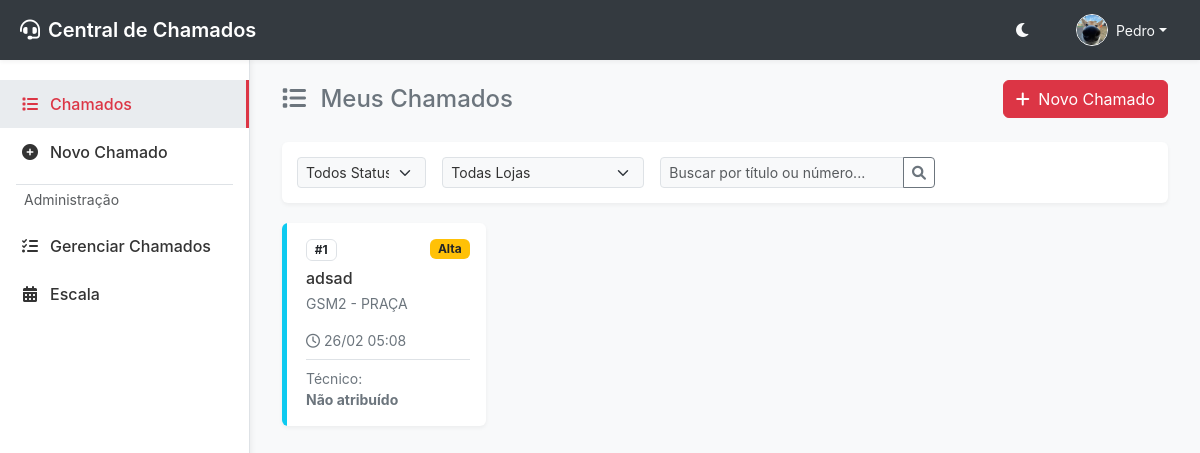
The page /chamados?exclude_closed=true (signed in) on the database its author committed.
### app/models.py (models this page shows, shortened)
class User(UserMixin, db.Model):
    __tablename__ = 'users'
    id = db.Column(db.Integer, primary_key=True)
    username = db.Column(db.String(64), index=True, unique=True, nullable=False)
    email = db.Column(db.String(120), index=True, unique=True, nullable=False)
    password_hash = db.Column(db.String(256))
    role = db.Column(db.String(20), default='user', index=True) # user, technician, admin, manager, supervisor
    is_technician = db.Column(db.Boolean, default=False, index=True) # Secondary flag to allow admins/managers to act as technicians
    department = db.Column(db.String(100), index=True)
    profile_image = db.Column(db.String(255))
    is_active = db.Column(db.Boolean, default=True, index=True)
    created_at = db.Column(db.DateTime, default=datetime.utcnow)

### app/modules/chamados/models.py (models this page shows, shortened)
class Ticket(db.Model):
    __tablename__ = 'tickets'
    id = db.Column(db.Integer, primary_key=True)
    title = db.Column(db.String(100), nullable=False)
    description = db.Column(db.Text, nullable=False)
    status = db.Column(db.String(20), default='novo', index=True) # novo, aberto, pendente, resolvido, fechado
    priority = db.Column(db.String(20), default='media', index=True) # baixa, media, alta, critica
    category = db.Column(db.String(50))
    created_at = db.Column(db.DateTime, default=datetime.utcnow, index=True)
    updated_at = db.Column(db.DateTime, default=datetime.utcnow, onupdate=datetime.utcnow)
    due_date = db.Column(db.DateTime, nullable=True)
    closed_at = db.Column(db.DateTime, nullable=True)
    additional_info = db.Column(db.Text, nullable=True)
    attachment = db.Column(db.String(255), nullable=True)
    requester_id = db.Column(db.Integer, db.ForeignKey('users.id'), nullable=False, index=True)
    technician_id = db.Column(db.Integer, db.ForeignKey('users.id'), nullable=True, index=True)
    store_id = db.Column(db.Integer, db.ForeignKey('stores.id'), nullable=True, index=True)
    requester = db.relationship('User', foreign_keys=[requester_id], backref='tickets_requested')
    technician = db.relationship('User', foreign_keys=[technician_id], backref='tickets_assigned')
    store = db.relationship('Store', backref='tickets')
    tags = db.relationship('Tag', secondary=ticket_tags, backref=db.backref('tickets', lazy='dynamic'))

### app/modules/lojas/models.py (models this page shows, shortened)
class Store(db.Model):
    __tablename__ = 'stores'
    id = db.Column(db.Integer, primary_key=True)
    name = db.Column(db.String(100), unique=True, nullable=False, index=True)
    cnpj = db.Column(db.String(20))
    address = db.Column(db.String(200))
    manager = db.Column(db.String(100))

### app/modules/chamados/routes.py (the view)
@chamados_bp.route('/chamados')
@login_required
def listar_chamados():
    exclude_closed = request.args.get('exclude_closed') == 'true'
    tickets = service.list_tickets(exclude_closed=exclude_closed)
    stores = service.get_all_stores()
    return render_template('chamados.html', tickets=tickets, stores=stores, active_page='chamados', exclude_closed=exclude_closed)

### app/modules/chamados/repository.py (called while the page is built)
    def find_all(self, filters=None):
        query = Ticket.query.options(
            db.joinedload(Ticket.store),
            db.joinedload(Ticket.technician),
            db.joinedload(Ticket.requester)
        )
        if filters:
            if 'department' in filters and filters['department']:
                query = query.join(User, Ticket.requester_id == User.id)\
                             .filter(User.department == filters['department'])
            if 'status' in filters and filters['status']:
                query = query.filter(Ticket.status == filters['status'])
            if filters.get('exclude_closed'):
                query = query.filter(Ticket.status.notin_(['resolvido', 'fechado', 'nao_resolvido']))
        return query.order_by(Ticket.created_at.desc()).all()

### app/modules/chamados/service.py (called while the page is built)
    def get_all_stores(self):
        from app.modules.lojas.models import Store
        from app.utils import natural_sort_key
        stores = Store.query.all()
        return sorted(stores, key=lambda x: natural_sort_key(x.name))

    def list_tickets(self, exclude_closed=False):
        filters = {}
        if exclude_closed:
            filters['exclude_closed'] = True
        return self.repository.find_all(filters)

### app/utils.py (called while the page is built)
def natural_sort_key(s):
    if not s:
        return []
    s = str(s).lower()
    return [int(text) if text.isdigit() else text for text in re.split('([0-9]+)', s)]

### app/templates/chamados.html (shortened to what this page needs)
{% extends "base.html" %}
{% block content %}
<div class="d-flex justify-content-between align-items-center mb-4 flex-wrap gap-2">
    <h4 class="mb-0 text-secondary">
        <i class="fas fa-list me-2"></i>
        Meus Chamados
    </h4>
    <div>
        <a href="{{ url_for('chamados.novo_chamado') }}" class="btn btn-primary"><i class="fas fa-plus me-1"></i> Novo Chamado</a>
    </div>
</div>
<div class="filter-bar">
    <form class="row g-3">
        <div class="col-md-2">
            <select class="form-select form-select-sm" aria-label="Status" id="statusFilter">
                <option value="all" selected>Todos Status</option>
            </select>
        </div>
        <div class="col-md-3">
            <select class="form-select form-select-sm" aria-label="Loja" id="storeFilter">
                <option value="all" selected>Todas Lojas</option>
            </select>
        </div>
        <div class="col-md-4">
            <div class="input-group input-group-sm">
                <input type="text" class="form-control" placeholder="Buscar por título ou número..." id="searchInput">
                <button class="btn btn-outline-secondary" type="button"><i class="fas fa-search"></i></button>
            </div>
        </div>
    </form>
</div>
<div class="row row-cols-1 row-cols-md-2 row-cols-lg-3 row-cols-xl-4 g-4" id="ticketsGrid">
    {% for ticket in tickets %}
    <div class="col ticket-item" data-status="{{ ticket.status|default('novo') }}" data-store="{{ ticket.store_id }}">
        <div class="card card-ticket h-100">
            <div class="status-indicator status-{{ ticket.status|default('novo') }}"></div>
            <div class="card-body ps-4">
                <div class="d-flex justify-content-between align-items-start mb-2">
                    <span class="badge border text-body">#{{ ticket.id }}</span>
                    <span class="badge bg-{{ 'danger' if ticket.priority == 'critica' else 'warning' if ticket.priority == 'alta' else 'info' if ticket.priority == 'media' else 'secondary' }} text-dark">{{ ticket.priority|capitalize }}</span>
                </div>
                <h6 class="card-title mb-1"><a href="{{ url_for('chamados.ver_chamado', id=ticket.id) }}" class="text-decoration-none stretched-link">{{ ticket.title }}</a></h6>
                <p class="card-text text-muted small mb-3">
                    {% if ticket.store %}
                    {{ ticket.store.name }}
                    {% else %}
                    Loja não informada
                    {% endif %}
                </p>
                <div class="d-flex justify-content-between align-items-center mt-auto">
                    <small class="text-muted"><i class="far fa-clock me-1"></i>{{ ticket.created_at.strftime('%d/%m %H:%M') }}</small>
                </div>
                <div class="mt-2 pt-2 border-top">
                    <small class="text-muted d-block">Técnico:</small>
                    <div class="d-flex justify-content-between align-items-center">
                        {% if ticket.technician %}
                        <div class="d-flex align-items-center">
                            <i class="fas fa-user-check text-primary me-1"></i> <span class="small">{{ ticket.technician.username }}</span>
                        </div>
                        {% else %}
                        <span class="fw-bold small text-secondary">Não atribuído</span>
                        {% endif %}
                    </div>
                </div>
            </div>
        </div>
    </div>
    {% else %}
    <div class="col-12 text-center py-5">
        <p class="text-muted">Nenhum chamado encontrado.</p>
    </div>
    {% endfor %}
</div>
{% endblock %}

### app/templates/base.html (shortened to what this page needs)
<!DOCTYPE html>
<html lang="pt-br">
<head>
    <link href="https://cdn.jsdelivr.net/npm/bootstrap@5.3.0/dist/css/bootstrap.min.css" rel="stylesheet">
    <link href="https://cdnjs.cloudflare.com/ajax/libs/font-awesome/6.0.0/css/all.min.css" rel="stylesheet">
    <link rel="stylesheet" href="{{ url_for('static', filename='css/style.css') }}?v=6">
    <link rel="stylesheet" href="{{ url_for('static', filename='css/mobile.css') }}?v=1">
</head>
<body>
    {% if current_user.is_authenticated %}
    <nav class="topbar">
        <div class="brand">
            <i class="fas fa-headset me-2"></i> Central de Chamados
        </div>
        <div class="user-menu">
            <button class="btn btn-link text-light p-0 me-3" id="theme-toggle" title="Alternar Tema">
                <i class="fas fa-moon"></i>
            </button>
            <div class="dropdown">
                <button class="btn btn-link text-light text-decoration-none dropdown-toggle d-flex align-items-center" type="button" id="userDropdown" data-bs-toggle="dropdown" aria-expanded="false">
                    {% if current_user.profile_image %}
                    {% if current_user.profile_image.startswith('http') %}
                    <img src="{{ current_user.profile_image }}" alt="Avatar" class="rounded-circle border border-light" style="width: 32px; height: 32px; object-fit: cover;">
                    {% else %}
                    <img src="{{ url_for('auth.profile_image', filename=current_user.profile_image) }}" alt="Avatar" class="rounded-circle border border-light" style="width: 32px; height: 32px; object-fit: cover;">
                    {% endif %}
                    {% else %}
                    <i class="fas fa-user-circle fa-lg"></i>
                    {% endif %}
                    <span class="ms-2 small d-none d-md-inline">{{ current_user.username }}</span>
                </button>
            </div>
        </div>
    </nav>
    {% endif %}
    {% if current_user.is_authenticated %}
    <div class="sidebar bg-surface">
        <nav class="nav flex-column">
            <a class="nav-link {% if active_page == 'chamados' %}active{% endif %}" href="{{ url_for('chamados.listar_chamados') }}">
                <i class="fas fa-list"></i> Chamados
            </a>
            <a class="nav-link {% if active_page == 'novo_chamado' %}active{% endif %}" href="{{ url_for('chamados.novo_chamado') }}">
                <i class="fas fa-plus-circle"></i> Novo Chamado
            </a>
            {% if current_user.role in ['admin', 'manager', 'supervisor', 'tecnico'] %}
            <div class="border-top my-2 mx-3 text-muted small px-2 py-1">Administração</div>
            <a class="nav-link {% if active_page == 'gerenciar_chamados' %}active{% endif %}" href="{{ url_for('chamados.gerenciar_chamados') }}">
                <i class="fas fa-tasks"></i> Gerenciar Chamados
            </a>
            {% endif %}
            {% if current_user.role in ['admin', 'manager', 'supervisor', 'tecnico'] %}
            <a class="nav-link {% if active_page == 'escala' %}active{% endif %}" href="{{ url_for('escala.index') }}">
                <i class="fas fa-calendar-alt"></i> Escala
            </a>
            {% endif %}
        </nav>
    </div>
    {% endif %}
    <main class="main-content" {% if not current_user.is_authenticated %}style="margin-left: 0; padding-top: 20px;"{% endif %}>
        <div class="container-fluid">
            {% block content %}{% endblock %}
        </div>
    </main>
</body>
</html>

### app/static/css/style.css (style rules this page uses)
:root { --primary-color: #dc3545; --sidebar-width: 250px; --topbar-height: 60px; --bg-color: #f8f9fa; --surface-color: #ffffff; --text-color: #333; --text-muted: #6c757d; --border-color: #dee2e6; --topbar-bg: #343a40; --topbar-text: #ffffff; --hover-bg: #e9ecef; --card-shadow: 0 2px 4px rgba(0,0,0,0.05); --card-shadow-hover: 0 4px 8px rgba(0,0,0,0.1); }
.btn-primary { background-color: var(--primary-color) !important; border-color: var(--primary-color) !important; }
:root { --chat-tech-bg: #ffe6e6; --chat-user-bg: #f8f9fa; }
.bg-surface { background-color: var(--surface-color) !important; }
body { background-color: var(--bg-color); color: var(--text-color); font-family: -apple-system, BlinkMacSystemFont, "Segoe UI", Roboto, "Helvetica Neue", Arial, sans-serif; overflow-x: hidden; transition: background-color 0.3s, color 0.3s; }
.topbar { position: fixed; top: 0; left: 0; width: 100%; height: var(--topbar-height); background-color: var(--topbar-bg); color: var(--topbar-text); z-index: 1030; display: flex; align-items: center; justify-content: space-between; padding: 0 20px; box-shadow: var(--card-shadow); }
.topbar .brand { font-size: 1.25rem; font-weight: 600; display: flex; align-items: center; }
.topbar .user-menu { display: flex; align-items: center; gap: 15px; }
.sidebar { position: fixed; top: var(--topbar-height); left: 0; width: var(--sidebar-width); height: calc(100vh - var(--topbar-height)); background-color: var(--surface-color); box-shadow: 2px 0 5px rgba(0,0,0,0.05); z-index: 1020; overflow-y: auto; padding-top: 20px; border-right: 1px solid var(--border-color); transition: background-color 0.3s, border-color 0.3s; }
.sidebar .nav-link { color: var(--text-color); padding: 12px 20px; display: flex; align-items: center; gap: 10px; transition: all 0.2s; font-weight: 500; }
.sidebar .nav-link:hover, .sidebar .nav-link.active { background-color: var(--hover-bg); color: var(--primary-color); border-right: 3px solid var(--primary-color); }
.sidebar .nav-link i { width: 20px; text-align: center; }
.main-content { margin-top: var(--topbar-height); margin-left: var(--sidebar-width); padding: 20px; min-height: calc(100vh - var(--topbar-height)); }
.card-ticket { background-color: var(--surface-color); border: none; border-radius: 6px; box-shadow: var(--card-shadow); transition: transform 0.2s, background-color 0.3s; position: relative; overflow: hidden; height: 100%; }
.card-ticket .card-title a { color: var(--text-color) !important; }
.card-ticket .text-muted { color: var(--text-muted) !important; }
.status-indicator { position: absolute; left: 0; top: 0; bottom: 0; width: 5px; }
.status-novo { background-color: #0dcaf0; }
.filter-bar { background-color: var(--surface-color); padding: 15px; border-radius: 6px; box-shadow: var(--card-shadow); margin-bottom: 20px; transition: background-color 0.3s; }
.filter-bar .form-select, .filter-bar .form-control { background-color: var(--bg-color); color: var(--text-color); border-color: var(--border-color); }
.main-content { animation: fadeIn 0.5s ease-out; }
.btn { transition: all 0.2s cubic-bezier(0.4, 0, 0.2, 1); position: relative; overflow: hidden; }
.form-control, .form-select { transition: border-color 0.2s, box-shadow 0.2s, transform 0.2s; }
.sidebar .nav-link i { transition: transform 0.3s ease; }
.badge { transition: transform 0.2s ease; }

### rows shown on the page
User: profile_image (picture), username "Pedro"
Ticket: id "1", priority "Alta", title "adsad", store.name "GSM2 - PRAÇA", created_at "26/02 05:08"
